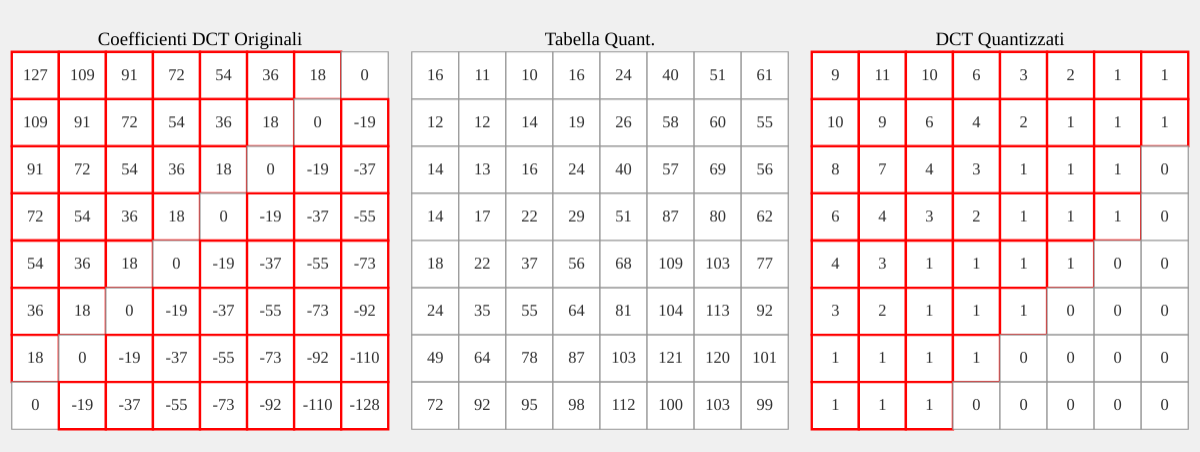
Frame 1 (no input)
Frame 60 (no input): identical to frame 1, image omitted
Frame 120 (the mouse pressed at the canvas centre since frame 60): identical to frame 1, image omitted

The p5.js sketch that drew this single still picture (run headless with seeded random() and noise() and a simulated clock; from frame 60 on, the mouse is pressed at the canvas centre):

// p5.js sketch
// ── sketch.js
// --- Dati di Esempio ---

// This is the standard table that will be *displayed* in the middle block
// AND USED FOR ACTUAL QUANTIZATION for Table 3.
const STANDARD_LUMINANCE_QUANT_TABLE = [
  [16, 11, 10, 16, 24, 40, 51, 61],
  [12, 12, 14, 19, 26, 58, 60, 55],
  [14, 13, 16, 24, 40, 57, 69, 56],
  [14, 17, 22, 29, 51, 87, 80, 62],
  [18, 22, 37, 56, 68, 109, 103, 77],
  [24, 35, 55, 64, 81, 104, 113, 92],
  [49, 64, 78, 87, 103, 121, 120, 101],
  [72, 92, 95, 98, 112, 100, 103, 99]
];

// Matrice per i coefficienti DCT quantizzati (usando la tabella di luminanza)
let quantizedDCTCoefficientLuminance = [];
let originalQuantizedForColorMapping = []; // NUOVO: Per conservare i valori originali per il mapping dei colori

// --- Impostazioni e Logica dello Sketch p5.js ---

// Nomi delle tabelle per riferimento
const titleDCTOriginal = "Coefficienti DCT Originali";
const titleQuantTable = "Tabella Quant."; // Static title
const titleDCTQuantized = "DCT Quantizzati"; // Static title

let displayMode = 'numeric'; // 'numeric' or 'visual'
let toggleButton;

// Globals for min/max values for grayscale mapping
let minQDCTVal, maxQDCTVal;

let sourceData = []; // For Table 1 display & as source for Table 3 calculation

// Globals for dimensions, dynamically calculated
let canvasWidthGlobal, canvasHeightGlobal;
let cellWidth, cellHeight, tableSpacingX, tableSpacingY, titleHeight;
let textSizeVal, textSizeTableTitle;
let canvasMargin;

function setup() {
  // Populate sourceData (Table 1) with a diagonal gradient
  const N_SRC = 8;
  for (let r = 0; r < N_SRC; r++) {
    sourceData[r] = [];
    for (let c = 0; c < N_SRC; c++) {
      // Diagonal gradient: 127 (white) top-left to -128 (black) bottom-right
      sourceData[r][c] = Math.round(map(r + c, 0, (N_SRC - 1) * 2, 127, -128));
    }
  }

  // Calculate quantizedDCTCoefficientLuminance (Table 3)
  minQDCTVal = Infinity;
  maxQDCTVal = -Infinity;
  quantizedDCTCoefficientLuminance = []; // Initialize
  originalQuantizedForColorMapping = []; // NUOVO: Inizializza

  for (let r = 0; r < 8; r++) {
    quantizedDCTCoefficientLuminance[r] = [];
    originalQuantizedForColorMapping[r] = []; // NUOVO: Inizializza riga
    for (let c = 0; c < 8; c++) {
      const val = Math.round(sourceData[r][c] / STANDARD_LUMINANCE_QUANT_TABLE[r][c]);
      quantizedDCTCoefficientLuminance[r][c] = val;
      originalQuantizedForColorMapping[r][c] = val; // NUOVO: Salva il valore originale per il colore
      if (val < minQDCTVal) minQDCTVal = val;
      if (val > maxQDCTVal) maxQDCTVal = val;
    }
  }

  // Ensure min/max are different for mapping if all values are the same
  if (minQDCTVal === maxQDCTVal) maxQDCTVal++;

  // --- NUOVA MODIFICA: Aggiungi 1 a tutti i valori di quantizedDCTCoefficientLuminance ---
  for (let r = 0; r < 8; r++) {
    for (let c = 0; c < 8; c++) {
      quantizedDCTCoefficientLuminance[r][c] += 1;
    }
  }
  // --- FINE NUOVA MODIFICA ---

  updateLayout(); // Calcola le dimensioni iniziali
  createCanvas(canvasWidthGlobal, canvasHeightGlobal);
  
  textFont('Inter, Helvetica, Arial, sans-serif');

  toggleButton = select('#toggleViewButton');
  if (toggleButton) {
    toggleButton.mousePressed(toggleDisplayMode);
    // Initialize button text based on current displayMode (already done in HTML, but good practice)
    // toggleButton.html(displayMode === 'numeric' ? 'Mostra Visualizzazione Grafica' : 'Mostra Visualizzazione Numerica');
  }
  // textAlign e textSize verranno impostati dinamicamente in draw() o drawTable()
}

function windowResized() {
  updateLayout();
  resizeCanvas(canvasWidthGlobal, canvasHeightGlobal);
}

function updateLayout() {
    let W = windowWidth;
    let H = windowHeight; // Altezza dell'iframe (circa 660px)

    // Rapporti per dimensioni dipendenti da cellWidth (1x4 LAYOUT)
    const cellHeightToWidthRatio = 1;
    const tableSpacingXRatio = 0.5;      // Spazio tra tabelle orizzontalmente (ridotto per layout 1x4)
    // tableSpacingYRatio non è più necessario per un layout 1x4
    const titleHeightRatio = 0.6;        // Altezza per il titolo di ogni tabella
    const canvasMarginRatio = 0.25;       // Moltiplicatore per cellWidth per i margini laterali (ridotto)
    const canvasTopBottomMarginRatio = 0.5; // Margini sopra/sotto per il canvas rispetto al contenuto

    // Calcola cellWidth per adattare l'intero layout (1x4 LAYOUT)
    // Larghezza totale in unità di cellWidth: 4 tabelle * 8 celle + 3 spazi tra tabelle + 2 margini laterali
    // let totalContentWidthInCellWidthUnits = (4 * 8) + (3 * tableSpacingXRatio); // OLD for 4 tables
    let totalContentWidthInCellWidthUnits = (3 * 8) + (2 * tableSpacingXRatio); // NEW for 3 tables
    let totalCanvasWidthInCellWidthUnits = totalContentWidthInCellWidthUnits + (2 * canvasMarginRatio);

    // Altezza totale in unità di cellWidth: 1 riga di tabelle (contenuto + titolo) + 2 margini sopra/sotto
    let tableContentHeightInCellWidthUnits = (8 * cellHeightToWidthRatio);
    let oneBlockHeightInCellWidthUnits = tableContentHeightInCellWidthUnits + titleHeightRatio;
    let totalCanvasHeightInCellWidthUnits = oneBlockHeightInCellWidthUnits + (2 * canvasTopBottomMarginRatio);

    // Scegli cellWidth basandoti sulla dimensione più limitante (larghezza o altezza)
    let cellWidth_basedOnWidth = W / totalCanvasWidthInCellWidthUnits;
    let cellWidth_basedOnHeight = H / totalCanvasHeightInCellWidthUnits;

    cellWidth = min(cellWidth_basedOnWidth, cellWidth_basedOnHeight);
    cellWidth = max(cellWidth, 5); // Larghezza minima cella 5px per visibilità

    // Aggiorna tutte le dimensioni dipendenti (1x4 LAYOUT)
    cellHeight = cellWidth * cellHeightToWidthRatio;
    tableSpacingX = cellWidth * tableSpacingXRatio;
    // tableSpacingY non è più necessario
    titleHeight = cellWidth * titleHeightRatio;
    canvasMargin = cellWidth * canvasMarginRatio; // Margini laterali del canvas
    let canvasTopBottomMargin = cellWidth * canvasTopBottomMarginRatio; // Margini sopra/sotto del canvas

    // Dimensioni effettive del canvas (1x4 LAYOUT)
    // La larghezza del canvas usa tutta la larghezza disponibile (W) per permettere lo scroll orizzontale se necessario,
    // oppure la larghezza calcolata se più piccola.
    // L'altezza del canvas è basata sul contenuto calcolato.
    canvasWidthGlobal = max(W, totalCanvasWidthInCellWidthUnits * cellWidth); // Usa W o la larghezza calcolata
    canvasHeightGlobal = totalCanvasHeightInCellWidthUnits * cellWidth;
    
    // Dimensioni testo base (1x4 LAYOUT)
    textSizeVal = cellWidth * 0.35;
    textSizeVal = max(textSizeVal, 6); 
    textSizeTableTitle = cellWidth * 0.4;
    textSizeTableTitle = max(textSizeTableTitle, 7); 
}

function draw() {
  background(240);
  
  let currentTableContentWidth = 8 * cellWidth;
  let currentTableCellsHeight = 8 * cellHeight; // Altezza solo delle celle (8*cH)
  let canvasActualTopMargin = (canvasHeightGlobal - (currentTableCellsHeight + titleHeight)) / 2;
  canvasActualTopMargin = max(canvasActualTopMargin, cellWidth * 0.25); // Assicura un minimo margine superiore

  // Y comune per tutte le tabelle, centrato verticalmente con spazio per titolo (1x4 LAYOUT)
  // L'origine Y delle celle parte dopo il margine superiore del canvas e l'altezza del titolo
  let common_Y_cells_start = canvasActualTopMargin + titleHeight;

  // X per la prima tabella, considera il margine laterale del canvas
  let table1_cells_X = canvasMargin;

  // X per le tabelle successive
  let table2_cells_X = table1_cells_X + currentTableContentWidth + tableSpacingX;
  let table3_cells_X = table2_cells_X + currentTableContentWidth + tableSpacingX;
  // let table4_cells_X = table3_cells_X + currentTableContentWidth + tableSpacingX; // OLD for 4 tables

  // Seleziona i dati e i titoli corretti in base alla vista corrente - SIMPLIFIED
  // let currentQuantTable, currentQuantizedDCTCoefficients; // REMOVED
  // let titleQuantTable, titleDCTQuantized; // REMOVED local versions

  // Disegna le tabelle
  drawTable(titleDCTOriginal, sourceData, table1_cells_X, common_Y_cells_start, cellWidth, cellHeight, titleHeight, textSizeVal, textSizeTableTitle, displayMode); // First table uses sourceData
  drawTable(titleQuantTable, STANDARD_LUMINANCE_QUANT_TABLE, table2_cells_X, common_Y_cells_start, cellWidth, cellHeight, titleHeight, textSizeVal, textSizeTableTitle, 'numeric'); // Second table uses STANDARD_LUMINANCE_QUANT_TABLE, always numeric
  // drawTable(titleQuantChrominance, chrominanceQuantTable, table3_cells_X, common_Y_cells_start, cellWidth, cellHeight, titleHeight, textSizeVal, textSizeTableTitle); // OLD for 4 tables
  drawTable(titleDCTQuantized, quantizedDCTCoefficientLuminance, table3_cells_X, common_Y_cells_start, cellWidth, cellHeight, titleHeight, textSizeVal, textSizeTableTitle, displayMode); // Third table uses displayMode
}

// Renamed from toggleQuantizationView to toggleDisplayMode
function toggleDisplayMode() {
  if (displayMode === 'numeric') {
    displayMode = 'visual';
    if (toggleButton) toggleButton.html('Mostra Visualizzazione Numerica');
  } else {
    displayMode = 'numeric';
    if (toggleButton) toggleButton.html('Mostra Visualizzazione Grafica');
  }
  redraw(); // Ridisegna lo sketch con la nuova vista
}

function drawTable(title, data, cellsOriginX, cellsOriginY, cW, cH, currentTitleHeight, currentTextSizeVal, currentTextSizeTableTitle, currentDisplayMode) { // Added currentDisplayMode
  push(); // Isola trasformazioni e stili

  // Disegna il titolo della tabella
  fill(0); 
  noStroke();
  textAlign(CENTER, BOTTOM); // Allinea il testo del titolo in basso nello spazio assegnato
  textSize(currentTextSizeTableTitle);
  text(title, cellsOriginX + (8 * cW) / 2, cellsOriginY - 2); // Disegna titolo sopra le celle, con piccolo padding

  translate(cellsOriginX, cellsOriginY); // L'origine è ora in alto a sinistra della prima cella

  for (let i = 0; i < 8; i++) {
    for (let j = 0; j < 8; j++) {
      let x = j * cW;
      let y = i * cH;
      let value = data[i][j];

      // Default cell appearance
      stroke(150);
      strokeWeight(max(0.5, cellWidth / 40));
      fill(255);
      rect(x, y, cW, cH);

      // Special red stroke for non-zero values ONLY in numeric mode 
      // Applies to Table 1 (sourceData) and Table 3 (quantizedDCTCoefficientLuminance)
      if (currentDisplayMode === 'numeric' && (title === titleDCTOriginal || title === titleDCTQuantized) && value !== 0) {
        push(); // Save current style
        noFill();
        stroke(255, 0, 0);
        strokeWeight(max(1, cellWidth / 20));
        rect(x, y, cW, cH);
        pop(); // Restore style
      }

      // Conditional drawing based on displayMode
      if (currentDisplayMode === 'numeric' || title === titleQuantTable) { // Show numbers if numeric mode OR if it's the Quantization Table (always numeric)
        noStroke();      
        fill(50);        
        textAlign(CENTER, CENTER);
        textSize(currentTextSizeVal); // Imposta dimensione testo per valori cella
        text(value, x + cW / 2, y + cH / 2);
      } else { // Visual mode for Table 1 or Table 3 (since Table 2 is handled by the condition above)
        let grayVal = 128; // Default gray
        let valueForColor;
        if (title === titleDCTOriginal) {
          // Map value from sourceData (127 white to -128 black) to grayscale (255 white to 60 dark gray)
          valueForColor = value; // 'value' qui è da sourceData
          grayVal = map(valueForColor, -128, 127, 60, 255); 
        } else if (title === titleDCTQuantized) {
          // Usa il valore originale da originalQuantizedForColorMapping per il colore
          valueForColor = originalQuantizedForColorMapping[i][j]; 
          grayVal = map(valueForColor, minQDCTVal, maxQDCTVal, 60, 255);
        }
        fill(grayVal);
        noStroke();
        rect(x, y, cW, cH); // Draw grayscale block over the white one
      }
    }
  }
  pop(); // Ripristina trasformazioni e stili
} 
